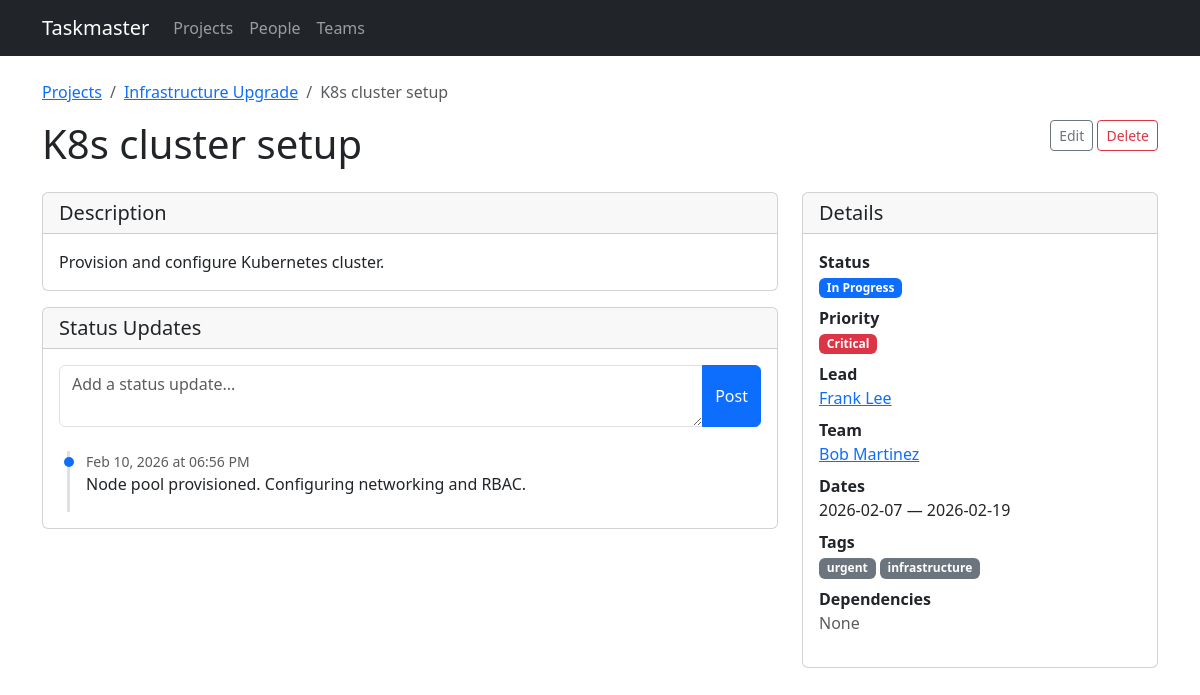
Page /tasks/15 on the earlier database version.
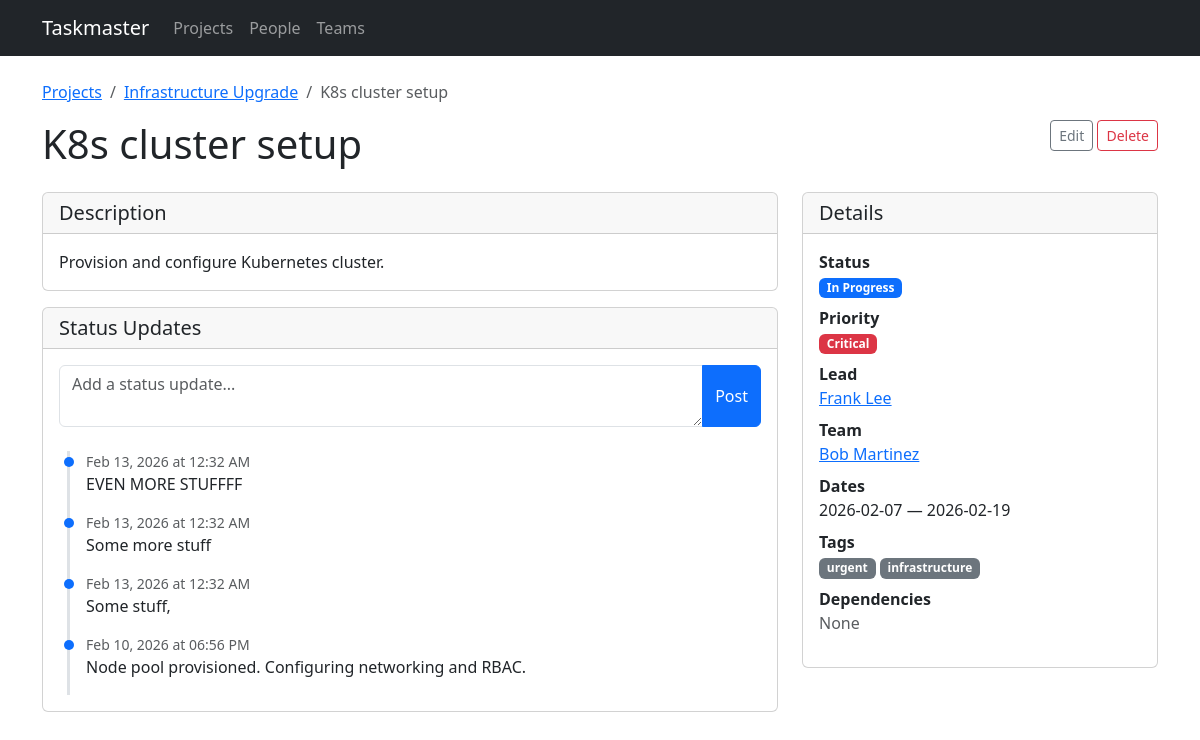
Same page on the later database version.
### models.py (models this page shows, shortened)
class Project(db.Model):
    id = db.Column(db.Integer, primary_key=True)
    name = db.Column(db.String(200), nullable=False)
    description = db.Column(db.Text)
    start_date = db.Column(db.Date)
    end_date = db.Column(db.Date)
    status = db.Column(db.String(20), default='active')  # active, completed, on_hold
    tasks = db.relationship('Task', backref='project', lazy=True, cascade='all, delete-orphan')

class Task(db.Model):
    id = db.Column(db.Integer, primary_key=True)
    title = db.Column(db.String(200), nullable=False)
    description = db.Column(db.Text)
    project_id = db.Column(db.Integer, db.ForeignKey('project.id'), nullable=False)
    start_date = db.Column(db.Date, nullable=False)
    end_date = db.Column(db.Date, nullable=False)
    status = db.Column(db.String(20), default='todo')  # todo, in_progress, done
    priority = db.Column(db.String(20), default='medium')  # low, medium, high, critical
    assignments = db.relationship('TaskAssignment', backref='task', lazy=True,
                                   cascade='all, delete-orphan')
    tags = db.relationship('Tag', secondary=task_tags, backref=db.backref('tasks', lazy=True))
    status_updates = db.relationship('StatusUpdate', backref='task', lazy=True,
                                     order_by='StatusUpdate.created_at.desc()',
                                     cascade='all, delete-orphan')
    dependencies = db.relationship(
        'Task',
        secondary='task_dependency',
        primaryjoin='Task.id == TaskDependency.task_id',
        secondaryjoin='Task.id == TaskDependency.depends_on_id',
        backref=db.backref('dependents', lazy=True),
        lazy=True,
    )
    @property
    def lead(self):
        for a in self.assignments:
            if a.is_lead:
                return a.person
        return None
    @property
    def assignees(self):
        return [a.person for a in self.assignments]

class StatusUpdate(db.Model):
    id = db.Column(db.Integer, primary_key=True)
    task_id = db.Column(db.Integer, db.ForeignKey('task.id'), nullable=False)
    content = db.Column(db.Text, nullable=False)
    created_at = db.Column(db.DateTime, default=datetime.utcnow)

class TaskAssignment(db.Model):
    __tablename__ = 'task_assignment'
    id = db.Column(db.Integer, primary_key=True)
    task_id = db.Column(db.Integer, db.ForeignKey('task.id'), nullable=False)
    person_id = db.Column(db.Integer, db.ForeignKey('person.id'), nullable=False)
    is_lead = db.Column(db.Boolean, default=False)

class Person(db.Model):
    id = db.Column(db.Integer, primary_key=True)
    name = db.Column(db.String(120), nullable=False)
    email = db.Column(db.String(120))
    team_id = db.Column(db.Integer, db.ForeignKey('team.id'))
    assignments = db.relationship('TaskAssignment', backref='person', lazy=True)

class Tag(db.Model):
    id = db.Column(db.Integer, primary_key=True)
    name = db.Column(db.String(50), unique=True, nullable=False)

### routes/tasks.py (the view)
@bp.route('/tasks/<int:id>')
def detail(id):
    task = Task.query.get_or_404(id)
    return render_template('tasks/detail.html', task=task)

### templates/tasks/detail.html (shortened to what this page needs)
{% extends "base.html" %}
{% block content %}
<nav aria-label="breadcrumb" class="mb-3">
    <ol class="breadcrumb">
        <li class="breadcrumb-item"><a href="{{ url_for('projects.list_projects') }}">Projects</a></li>
        <li class="breadcrumb-item"><a href="{{ url_for('projects.detail', id=task.project.id) }}">{{ task.project.name }}</a></li>
        <li class="breadcrumb-item active">{{ task.title }}</li>
    </ol>
</nav>
<div class="d-flex justify-content-between align-items-start mb-3">
    <h1>{{ task.title }}</h1>
    <div>
        <a href="{{ url_for('tasks.edit_task', id=task.id) }}" class="btn btn-outline-secondary btn-sm">Edit</a>
        <form method="post" action="{{ url_for('tasks.delete_task', id=task.id) }}" class="d-inline"
              onsubmit="return confirm('Delete this task?')">
            <button type="submit" class="btn btn-outline-danger btn-sm">Delete</button>
        </form>
    </div>
</div>
<div class="row g-4">
    <div class="col-md-8">
        {% if task.description %}
        <div class="card mb-3">
            <div class="card-header"><h5 class="mb-0">Description</h5></div>
            <div class="card-body">{{ task.description }}</div>
        </div>
        {% endif %}
        <div class="card">
            <div class="card-header"><h5 class="mb-0">Status Updates</h5></div>
            <div class="card-body">
                <form method="post" action="{{ url_for('tasks.add_status_update', id=task.id) }}" class="mb-4">
                    <div class="input-group">
                        <textarea class="form-control" name="content" rows="2"
                                  placeholder="Add a status update..."></textarea>
                        <button type="submit" class="btn btn-primary">Post</button>
                    </div>
                </form>
                {% if task.status_updates %}
                <div class="status-timeline">
                    {% for update in task.status_updates %}
                    <div class="update-item">
                        <div class="text-muted small">{{ update.created_at.strftime('%b %d, %Y at %I:%M %p') }}</div>
                        <div>{{ update.content }}</div>
                    </div>
                    {% endfor %}
                </div>
                {% else %}
                <p class="text-muted mb-0">No status updates yet.</p>
                {% endif %}
            </div>
        </div>
    </div>
    <div class="col-md-4">
        <div class="card">
            <div class="card-header"><h5 class="mb-0">Details</h5></div>
            <div class="card-body">
                <dl>
                    <dt>Status</dt>
                    <dd><span class="badge badge-{{ task.status }}">{{ task.status | replace('_', ' ') | title }}</span></dd>
                    <dt>Priority</dt>
                    <dd><span class="badge badge-{{ task.priority }}">{{ task.priority | title }}</span></dd>
                    <dt>Lead</dt>
                    <dd>
                        {% if task.lead %}
                        <a href="{{ url_for('people.detail', id=task.lead.id) }}">{{ task.lead.name }}</a>
                        {% else %}
                        <span class="text-muted">No lead</span>
                        {% endif %}
                    </dd>
                    <dt>Team</dt>
                    <dd>
                        {% for person in task.assignees %}
                            {% if not task.lead or person.id != task.lead.id %}
                            <a href="{{ url_for('people.detail', id=person.id) }}" class="d-block">{{ person.name }}</a>
                            {% endif %}
                        {% else %}
                        <span class="text-muted">No members</span>
                        {% endfor %}
                    </dd>
                    <dt>Dates</dt>
                    <dd>{{ task.start_date }} &mdash; {{ task.end_date }}</dd>
                    <dt>Tags</dt>
                    <dd>
                        {% for tag in task.tags %}
                        <span class="badge bg-secondary">{{ tag.name }}</span>
                        {% else %}
                        <span class="text-muted">None</span>
                        {% endfor %}
                    </dd>
                    <dt>Dependencies</dt>
                    <dd>
                        {% for dep in task.dependencies %}
                        <a href="{{ url_for('tasks.detail', id=dep.id) }}" class="d-block">{{ dep.title }}</a>
                        {% else %}
                        <span class="text-muted">None</span>
                        {% endfor %}
                    </dd>
                </dl>
            </div>
        </div>
    </div>
</div>
{% endblock %}

### templates/base.html (shortened to what this page needs)
<!DOCTYPE html>
<html lang="en">
<head>
    <link href="https://cdn.jsdelivr.net/npm/bootstrap@5.3.3/dist/css/bootstrap.min.css" rel="stylesheet">
    <link rel="stylesheet" href="https://cdn.jsdelivr.net/npm/frappe-gantt@0.6.1/dist/frappe-gantt.min.css">
    <link rel="stylesheet" href="{{ url_for('static', filename='style.css') }}">
</head>
<body>
    <nav class="navbar navbar-expand-lg navbar-dark bg-dark">
        <div class="container">
            <a class="navbar-brand" href="{{ url_for('index') }}">Taskmaster</a>
            <div class="collapse navbar-collapse" id="navbarNav">
                <ul class="navbar-nav">
                    <li class="nav-item">
                        <a class="nav-link" href="{{ url_for('projects.list_projects') }}">Projects</a>
                    </li>
                    <li class="nav-item">
                        <a class="nav-link" href="{{ url_for('people.list_people') }}">People</a>
                    </li>
                    <li class="nav-item">
                        <a class="nav-link" href="{{ url_for('teams.list_teams') }}">Teams</a>
                    </li>
                </ul>
            </div>
        </div>
    </nav>
    <main class="container mt-4">
        {% block content %}{% endblock %}
    </main>
</body>
</html>

### static/style.css (style rules this page uses)
.badge-critical { background-color: #dc3545; }
.badge-in_progress { background-color: #0d6efd; }
.status-timeline { border-left: 3px solid #dee2e6; padding-left: 1rem; margin-left: 0.5rem; }
.status-timeline .update-item { position: relative; padding-bottom: 1rem; }
.status-timeline .update-item::before { content: ''; position: absolute; left: -1.35rem; top: 0.4rem; width: 10px; height: 10px; border-radius: 50%; background: #0d6efd; }

Differences in the rows shown:
added StatusUpdate: created_at "Feb 13, 2026 at 12:32 AM", content "EVEN MORE STUFFFF"
added StatusUpdate: created_at "Feb 13, 2026 at 12:32 AM", content "Some more stuff"
added StatusUpdate: created_at "Feb 13, 2026 at 12:32 AM", content "Some stuff,"
